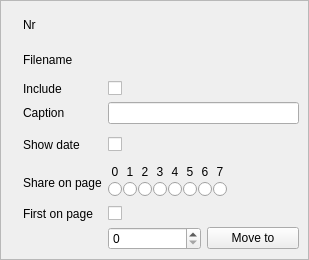
<?xml version="1.0" encoding="UTF-8"?>
<ui version="4.0">
 <class>ImageWidget</class>
 <widget class="QWidget" name="ImageWidget">
  <property name="geometry">
   <rect>
    <x>0</x>
    <y>0</y>
    <width>309</width>
    <height>260</height>
   </rect>
  </property>
  <property name="maximumSize">
   <size>
    <width>16777215</width>
    <height>16777215</height>
   </size>
  </property>
  <property name="windowTitle">
   <string>Form</string>
  </property>
  <layout class="QVBoxLayout" name="verticalLayout_2">
   <property name="margin">
    <number>0</number>
   </property>
   <item>
    <widget class="QFrame" name="frame">
     <property name="frameShape">
      <enum>QFrame::StyledPanel</enum>
     </property>
     <property name="frameShadow">
      <enum>QFrame::Raised</enum>
     </property>
     <layout class="QHBoxLayout" name="horizontalLayout_3">
      <item>
       <widget class="QLabel" name="imageLabel">
        <property name="sizePolicy">
         <sizepolicy hsizetype="Preferred" vsizetype="Preferred">
          <horstretch>0</horstretch>
          <verstretch>0</verstretch>
         </sizepolicy>
        </property>
        <property name="maximumSize">
         <size>
          <width>16777215</width>
          <height>16777215</height>
         </size>
        </property>
        <property name="text">
         <string/>
        </property>
        <property name="scaledContents">
         <bool>true</bool>
        </property>
       </widget>
      </item>
      <item>
       <layout class="QGridLayout" name="gridLayout_2">
        <item row="0" column="1">
         <widget class="QLabel" name="nrLabel">
          <property name="text">
           <string/>
          </property>
         </widget>
        </item>
        <item row="5" column="0">
         <widget class="QLabel" name="label_3">
          <property name="text">
           <string>Share on page</string>
          </property>
         </widget>
        </item>
        <item row="2" column="1">
         <widget class="QCheckBox" name="includeCheck">
          <property name="text">
           <string/>
          </property>
         </widget>
        </item>
        <item row="0" column="0">
         <widget class="QLabel" name="label_6">
          <property name="text">
           <string>Nr</string>
          </property>
         </widget>
        </item>
        <item row="6" column="1">
         <widget class="QCheckBox" name="firstOnPageCheck">
          <property name="text">
           <string/>
          </property>
         </widget>
        </item>
        <item row="2" column="0">
         <widget class="QLabel" name="label_5">
          <property name="text">
           <string>Include</string>
          </property>
         </widget>
        </item>
        <item row="3" column="0">
         <widget class="QLabel" name="label_2">
          <property name="text">
           <string>Caption</string>
          </property>
         </widget>
        </item>
        <item row="1" column="0">
         <widget class="QLabel" name="label">
          <property name="text">
           <string>Filename</string>
          </property>
         </widget>
        </item>
        <item row="7" column="1">
         <layout class="QHBoxLayout" name="horizontalLayout">
          <item>
           <widget class="QSpinBox" name="moveToSpinBox">
            <property name="maximum">
             <number>9999</number>
            </property>
           </widget>
          </item>
          <item>
           <widget class="QPushButton" name="moveToButton">
            <property name="text">
             <string>Move to</string>
            </property>
           </widget>
          </item>
         </layout>
        </item>
        <item row="3" column="1">
         <widget class="QLineEdit" name="captionEdit"/>
        </item>
        <item row="1" column="1">
         <widget class="QLabel" name="fileNameLabel">
          <property name="text">
           <string/>
          </property>
         </widget>
        </item>
        <item row="5" column="1">
         <layout class="QGridLayout" name="gridLayout">
          <property name="spacing">
           <number>1</number>
          </property>
          <item row="1" column="3">
           <widget class="QRadioButton" name="shareOnPageRadio3">
            <property name="text">
             <string/>
            </property>
           </widget>
          </item>
          <item row="1" column="7">
           <widget class="QRadioButton" name="shareOnPageRadio7">
            <property name="text">
             <string/>
            </property>
           </widget>
          </item>
          <item row="0" column="4">
           <widget class="QLabel" name="label_10">
            <property name="text">
             <string>4</string>
            </property>
            <property name="alignment">
             <set>Qt::AlignCenter</set>
            </property>
           </widget>
          </item>
          <item row="0" column="7">
           <widget class="QLabel" name="label_13">
            <property name="text">
             <string>7</string>
            </property>
            <property name="alignment">
             <set>Qt::AlignCenter</set>
            </property>
           </widget>
          </item>
          <item row="0" column="5">
           <widget class="QLabel" name="label_11">
            <property name="text">
             <string>5</string>
            </property>
            <property name="alignment">
             <set>Qt::AlignCenter</set>
            </property>
           </widget>
          </item>
          <item row="0" column="1">
           <widget class="QLabel" name="label_7">
            <property name="text">
             <string>1</string>
            </property>
            <property name="alignment">
             <set>Qt::AlignCenter</set>
            </property>
           </widget>
          </item>
          <item row="1" column="2">
           <widget class="QRadioButton" name="shareOnPageRadio2">
            <property name="text">
             <string/>
            </property>
           </widget>
          </item>
          <item row="1" column="4">
           <widget class="QRadioButton" name="shareOnPageRadio4">
            <property name="text">
             <string/>
            </property>
           </widget>
          </item>
          <item row="1" column="5">
           <widget class="QRadioButton" name="shareOnPageRadio5">
            <property name="text">
             <string/>
            </property>
           </widget>
          </item>
          <item row="1" column="0">
           <widget class="QRadioButton" name="shareOnPageRadio0">
            <property name="text">
             <string/>
            </property>
           </widget>
          </item>
          <item row="0" column="6">
           <widget class="QLabel" name="label_12">
            <property name="text">
             <string>6</string>
            </property>
            <property name="alignment">
             <set>Qt::AlignCenter</set>
            </property>
           </widget>
          </item>
          <item row="0" column="3">
           <widget class="QLabel" name="label_9">
            <property name="text">
             <string>3</string>
            </property>
            <property name="alignment">
             <set>Qt::AlignCenter</set>
            </property>
           </widget>
          </item>
          <item row="0" column="2">
           <widget class="QLabel" name="label_8">
            <property name="text">
             <string>2</string>
            </property>
            <property name="alignment">
             <set>Qt::AlignCenter</set>
            </property>
           </widget>
          </item>
          <item row="1" column="6">
           <widget class="QRadioButton" name="shareOnPageRadio6">
            <property name="text">
             <string/>
            </property>
           </widget>
          </item>
          <item row="0" column="0">
           <widget class="QLabel" name="label_14">
            <property name="text">
             <string>0</string>
            </property>
            <property name="alignment">
             <set>Qt::AlignCenter</set>
            </property>
           </widget>
          </item>
          <item row="1" column="1">
           <widget class="QRadioButton" name="shareOnPageRadio1">
            <property name="text">
             <string/>
            </property>
           </widget>
          </item>
          <item row="1" column="8">
           <spacer name="horizontalSpacer">
            <property name="orientation">
             <enum>Qt::Horizontal</enum>
            </property>
            <property name="sizeHint" stdset="0">
             <size>
              <width>40</width>
              <height>20</height>
             </size>
            </property>
           </spacer>
          </item>
         </layout>
        </item>
        <item row="6" column="0">
         <widget class="QLabel" name="label_4">
          <property name="text">
           <string>First on page</string>
          </property>
         </widget>
        </item>
        <item row="4" column="0">
         <widget class="QLabel" name="label_15">
          <property name="text">
           <string>Show date</string>
          </property>
         </widget>
        </item>
        <item row="4" column="1">
         <layout class="QHBoxLayout" name="horizontalLayout_2">
          <item>
           <widget class="QCheckBox" name="showDateCheck">
            <property name="text">
             <string/>
            </property>
           </widget>
          </item>
          <item>
           <widget class="QLabel" name="dateLabel">
            <property name="text">
             <string/>
            </property>
           </widget>
          </item>
         </layout>
        </item>
       </layout>
      </item>
     </layout>
    </widget>
   </item>
  </layout>
 </widget>
 <resources/>
 <connections/>
</ui>
